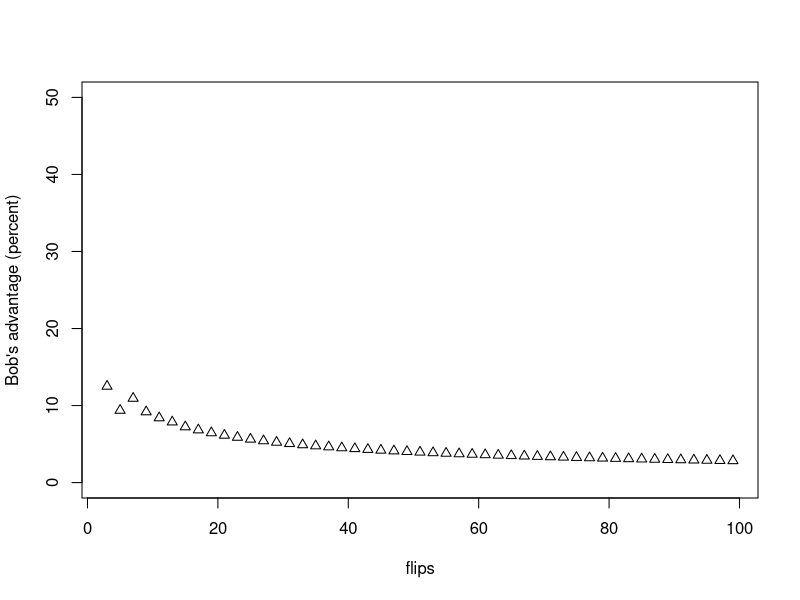

The R script that drew this image:
# idea comes for dynamic programming comes from https://www.youtube.com/watch?v=BAiuFOwhAWw

# X_t = Alice's score minus Bob's score at time t
# C_t = Coin flip at time t
# VP(X) = 1 if X > 0, 0 if X = 0, -1 if X < 0
# I want to write a program that calculates E[VP(X_100)], which is Alice's advantage (i.e. her probability of winning minus Bob's probability of winning)
# I define v_t(x,c) = E[VP(X_100) | X_t = x, C_t = c]
# Then E[VP(X_100)] = 0.5*v_1(0, H) + 0.5*v_1(0, T)
# So I just need to calculate v_1(0, H) and v_1(0, T)
# I can calculate for all x and c  v_100(x, c) = v_100(x, c) = VP(x)
# and given knowledge of v_t(x,c) for all x and c, I can calculate v_(t-1)(x, c) for all x and c


solve <- function(n_flips) {

  max_x = n_flips - 1
  min_x = -(floor(n_flips/2))
  range_x = max_x - min_x + 1

  # initialize empty array
  ary = array(data = NA, dim = c(n_flips, range_x, 2) )
  dimnames(ary) = list(
    time = 1:n_flips,
    x = min_x:max_x,
    flip = c("H", "T")
  )
  # initial conditions
  ary[n_flips,as.character(min_x:-1),] = -1
  ary[n_flips, "0",] = 0
  ary[n_flips,as.character(1:max_x),] = 1

  # Dynamically fill array
  later = ary[n_flips,,]
  for (t in 1:(n_flips-1)) {
    bottom_tails_idx = ceiling(t/2)
    bottom_heads_idx = bottom_tails_idx + 1
    top_idx = range_x - t
    tails_idx = bottom_tails_idx:top_idx
    heads_idx = bottom_heads_idx:top_idx

    # update rule for tails
    ary[n_flips -t , tails_idx, "T"] = 0.5*later[tails_idx, "H"] + 0.5*later[tails_idx, "T"]

    # update rule for heads
    ary[n_flips - t, heads_idx, "H"] = 0.5*later[heads_idx+1, "H"] + 0.5*later[heads_idx-1,"T"]

    later = ary[n_flips - t,,]
  }

  return(ary)

}


ary = solve(100)
cat("Bob's advantage is", -sum(50*ary[1,"0",]), "percent")

flips = seq(3,100,2)
bobs_advs = sapply(flips, \(x) -sum(50*solve(x)[1,"0",]))


plot(flips, bobs_advs,
     ylab = "Bob's advantage (percent)",
     pch = 2,
     ylim = c(0, 50))







